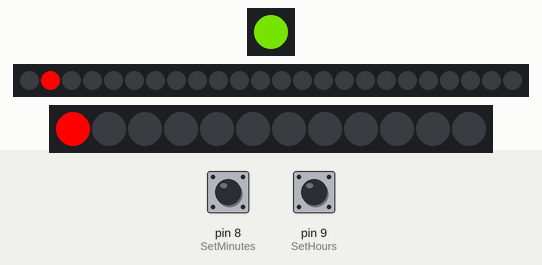
A sketch run on a simulated Arduino Uno, built with avr-gcc and run on an emulated ATmega328P. On the bench: 1 RGB LEDs in strip order, left to right, 24 RGB LEDs in strip order, left to right, 12 RGB LEDs in strip order, left to right. The test bench sets the inputs (shaded band); at power-on: pin 8 (SetMinutes) HIGH, pin 9 (SetHours) HIGH. Dim RGB values are drawn brighter than linear.

Above: at 1.28 s.
1.3 s: pin 8 (SetMinutes) pulled LOW for 0.15 s
At 1.59 s:
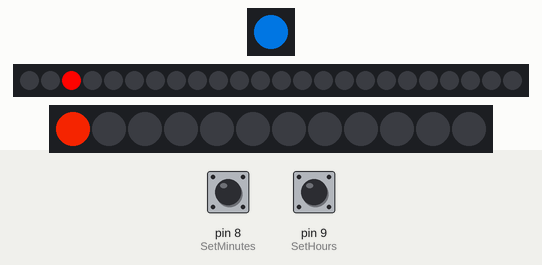
3.1 s: pin 9 (SetHours) pulled LOW for 0.15 s
At 3.42 s:
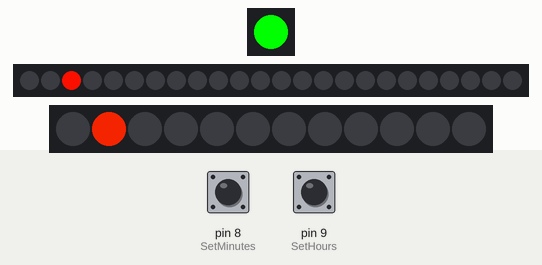
4.7 s: pin 8 (SetMinutes) pulled LOW for 1 s
At 5.77 s:
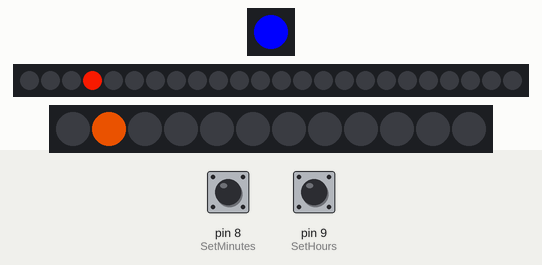
7.2 s: pin 8 (SetMinutes) pulled LOW for 0.15 s
At 7.41 s:
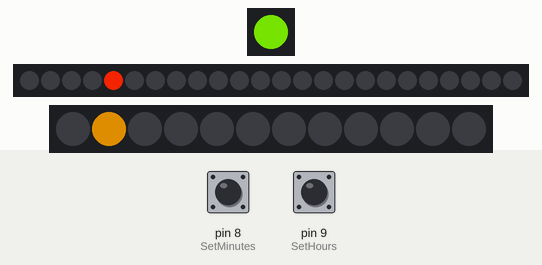
9.1 s: pin 8 (SetMinutes) pulled LOW for 3.2 s
At 12.41 s:
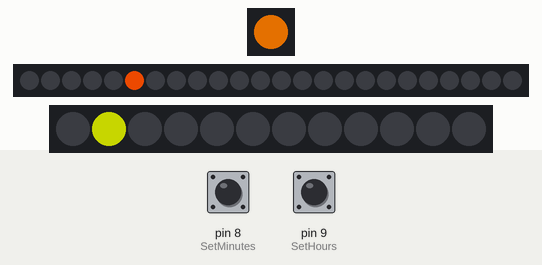
14.1 s: pin 8 (SetMinutes) pulled LOW for 0.15 s
At 14.35 s:
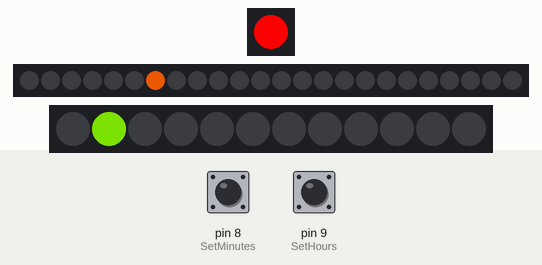
Timing chart, 0 to 18.9 s (numbered marks = the images above; inputs shaded):
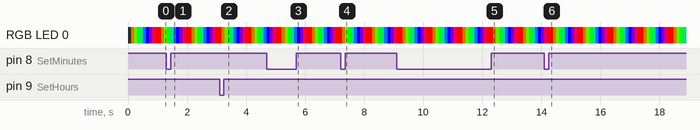

The sketch:

TinyArtClock.ino
```cpp
// (licence header left out)
#include "Adafruit_NeoPixel.h"
#include <Button.h>

#define SECONDSPIN 5
#define NUMSECONDSPIXELS 1
Adafruit_NeoPixel SecondsPixels(NUMSECONDSPIXELS,SECONDSPIN,NEO_GRB + NEO_KHZ800);
#define MINUTESPIN 6
#define NUMMINUTESPIXELS 24
Adafruit_NeoPixel MinutesPixels(NUMMINUTESPIXELS,MINUTESPIN,NEO_GRB + NEO_KHZ800);
#define HOURSPIN 7
#define NUMHOURSPIXELS 12
Adafruit_NeoPixel HoursPixels(NUMHOURSPIXELS,HOURSPIN,NEO_GRB + NEO_KHZ800);

Button SetMinutes(8);
Button SetHours(9);

#define DELAYVAL 100

#define NUMSECSCOLORS 10
uint32_t seccolors[NUMSECSCOLORS];
int tenths = 0;
int seconds = 0;
#define NUMMINUTESCOLORS 150
uint32_t mincolors[NUMMINUTESCOLORS];
int minutes = 0;
#define NUMHOURSCOLORS 24
uint32_t hrcolors[NUMHOURSCOLORS];
int hours = 0;

// Input a value 0 to 255 to get a color value.
// The colours are a transition r - g - b - back to r.
uint32_t Wheel(Adafruit_NeoPixel &strip, byte WheelPos) {
    WheelPos = 255 - WheelPos;
    if(WheelPos < 85) {
        return strip.Color(255 - WheelPos * 3, 0, WheelPos * 3);
    }
    if(WheelPos < 170) {
        WheelPos -= 85;
        return strip.Color(0, WheelPos * 3, 255 - WheelPos * 3);
    }
    WheelPos -= 170;
    return strip.Color(WheelPos * 3, 255 - WheelPos * 3, 0);
}


void setup() {
    // Initialize I/O
    SecondsPixels.begin(); // INITIALIZE NeoPixel strip object (REQUIRED)
    MinutesPixels.begin();
    HoursPixels.begin();
    SetMinutes.begin();
    SetHours.begin();

    // Initialize color lookup tables.
    int icolor;
    for (icolor = 0; icolor < NUMSECSCOLORS; icolor++)
    {
        byte colorindex = (((double)icolor)/(NUMSECSCOLORS-1))*255;
        seccolors[icolor] = Wheel(SecondsPixels,colorindex);
    }
    for (icolor = 0; icolor < NUMMINUTESCOLORS; icolor++)
    {
        byte colorindex = (((double)icolor)/(NUMMINUTESCOLORS-1))*255;
        mincolors[icolor] = Wheel(MinutesPixels,colorindex);
    }
    for (icolor = 0; icolor < NUMHOURSCOLORS; icolor++)
    {
        byte colorindex = (((double)icolor)/(NUMHOURSCOLORS-1))*255;
        hrcolors[icolor] = Wheel(HoursPixels,colorindex);
    }
}


void loop() {
    // tick in 1/10s of a second.
    tenths++;
    if (tenths >= NUMSECSCOLORS) // overflow tenths, reset and bump seconds.
    {
        tenths = 0;
        seconds++;
        if (seconds >= NUMMINUTESCOLORS) // overflow seconds, reset and bump minutes
        {
            seconds = 0;
            minutes++;
            if (minutes >= NUMMINUTESPIXELS) // overflow minutes, reset and bump hours
            {
                minutes = 0;
                hours++;
                if (hours >= NUMHOURSPIXELS) // overflow hours, reset.
                {
                    hours = 0;
                }
            }
        }
    }
    // next tick
    delay(DELAYVAL); // Pause before next pass through loop
    if (SetMinutes.released()) // set minutes?
    {
        minutes++;
        if (minutes >= NUMMINUTESPIXELS)
        {
            minutes=0;
        }
    }
    if (SetHours.released()) // set hours?
    {
        hours++;
        if (hours >= NUMHOURSPIXELS)
        {
            hours = 0;
        }
    }
    /// update display
    SecondsPixels.clear(); // Set all pixel colors to 'off'
    SecondsPixels.setPixelColor(0, seccolors[tenths]);
    SecondsPixels.show();   // Send the updated pixel colors to the hardware.
    MinutesPixels.clear(); // Set all pixel colors to 'off'
    MinutesPixels.setPixelColor((minutes+1)%NUMMINUTESPIXELS, mincolors[seconds]);
    MinutesPixels.show();
    HoursPixels.clear(); // Set all pixel colors to 'off'
    HoursPixels.setPixelColor(hours, hrcolors[minutes]);
    HoursPixels.show();
}
```

Measured:
- after the input at 7.2 s, the LEDs: first differ from a run without the input after 0.16 s (image 4)
- after the input at 9.1 s, the LEDs: first differ from a run without the input after 3.3 s (image 5)
- after the input at 14.1 s, the LEDs: first differ from a run without the input after 0.21 s (image 6)
